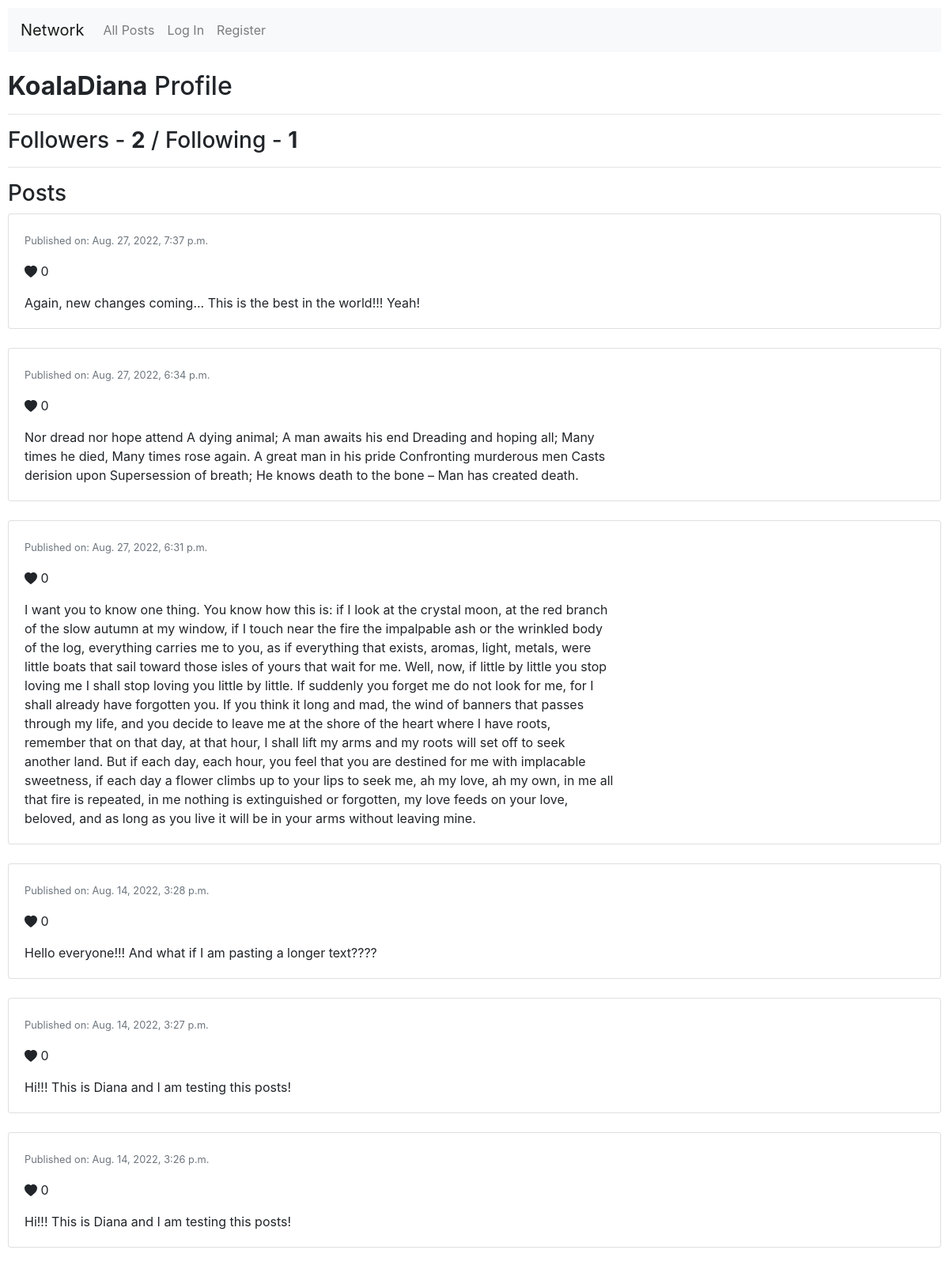
Before: /profile/1 with the older database file.
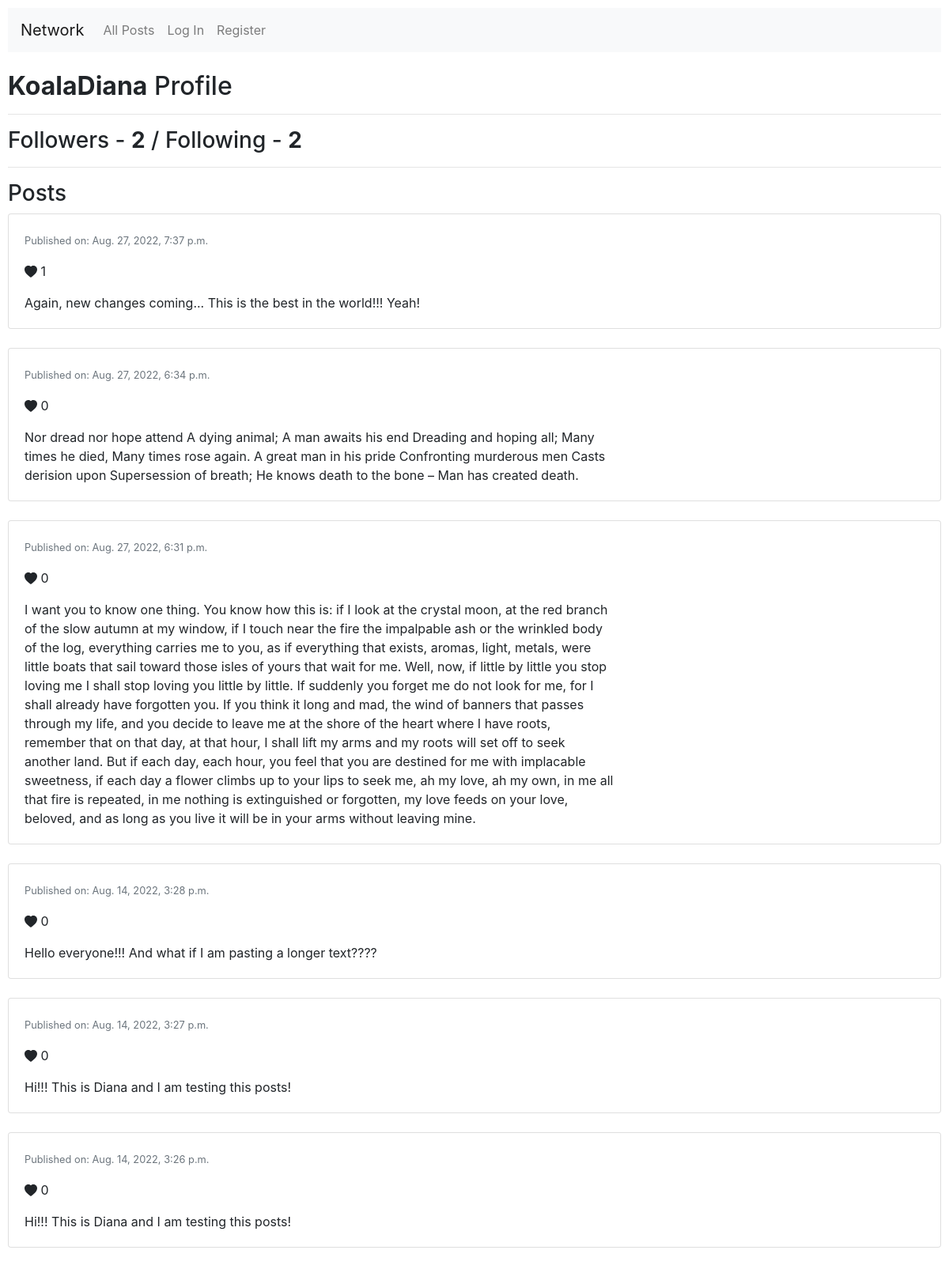
After: the same page with the newer database file.
### network/models.py (models this page shows, shortened)
class Post(models.Model):
    user = models.ForeignKey(User, on_delete=models.CASCADE, related_name="writer_user")
    content = models.CharField(max_length=512)
    date = models.DateTimeField(default=django.utils.timezone.now)
    likes = models.IntegerField(default=0)
    class Meta:
        ordering = ["-date"]

### network/views.py (the view)
# urls.py: path("profile/<str:user_id>", views.profile, name="profile"),
def profile(request, user_id):
    profile_user = User.objects.get(pk=user_id)
    if profile_user == request.user:
        is_user = True
    else:
        is_user = False
    if not is_user:
        user_all_following = Follower.objects.filter(follower=request.user.id)
        user_profile_following = user_all_following.filter(following=user_id)
        if not user_profile_following:
            is_following = False
        else:
            is_following = True
    else:
        is_following = False
    user_posts = Post.objects.filter(user=user_id)
    for post in user_posts:
        post.likes = len(Like.objects.filter(post=post.id))
    followers_n = len(Follower.objects.filter(following=user_id))
    following_n = len(Follower.objects.filter(follower=user_id))
    return render(request, "network/profile.html", {
        "posts": user_posts,
        "is_user": is_user,
        "profile_user": profile_user,
        "followers_n": followers_n,
        "following_n": following_n,
        "is_following": is_following
    })

### network/templates/network/profile.html (shortened to what this page needs)
{% extends "network/layout.html" %}
{% block body %}
    <br>
    <h2><strong>{{ profile_user.username }}</strong> Profile</h2>
    <hr>
    <h3>Followers - <strong>{{ followers_n }}</strong> / Following - <strong>{{ following_n }}</strong></h3>
    <hr>
    <h3>Posts</h3>
    {% for post in posts %}
        <div class="card text card-custom mb-4">
            <div class="row no-gutters">
                <div class="col-md-8">
                    <div class="card-body">
                        <p class="card-text">
                            <small class="text-muted">Published on: {{ post.date }}</small>
                        </p>
                        <p>
                        <svg xmlns="http://www.w3.org/2000/svg" width="16" height="16" fill="currentColor" class="bi bi-heart-fill" viewBox="0 0 16 16">
                            <path fill-rule="evenodd" d="M8 1.314C12.438-3.248 23.534 4.735 8 15-7.534 4.736 3.562-3.248 8 1.314z"/>
                        </svg> {{ post.likes }}
                        </p>
                        <p class="card-text card-description">
                            {{ post.content }}
                        </p>
                    </div>
                </div>
            </div>
        </div>
    {% endfor %}
{% endblock %}

Changed rows visible on the page:
changed Post "Again, new changes coming... This is the best in the world!!! Yeah!": likes "0" → "1"
Other visible differences:
{{ following_n }}: "1" → "2"
